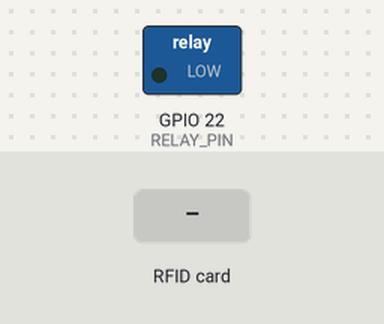
A sketch run on a simulated ESP32. On the bench: switched loads named in the sketch (green lamp = pin HIGH). The test bench sets the inputs (shaded band). What the sketch prints to the serial monitor is not drawn.

Above: at 1.2 s.
1.3 s: RFID card 4E 8A D6 C5 held to the reader
At 1.7 s:
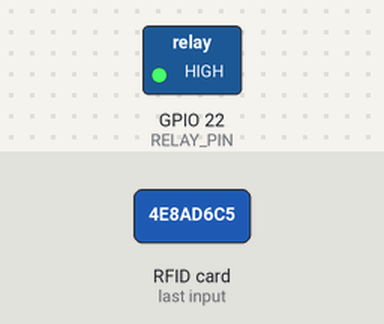
4.3 s: RFID card AE 8A D6 C5 held to the reader
At 7.1 s:
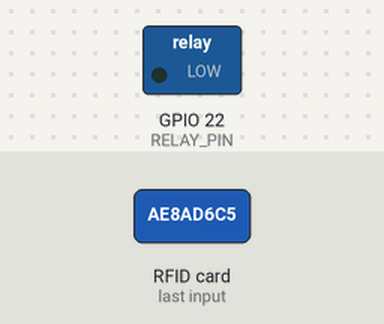
7.3 s: RFID card 4E 0A D6 C5 held to the reader
At 7.6 s:
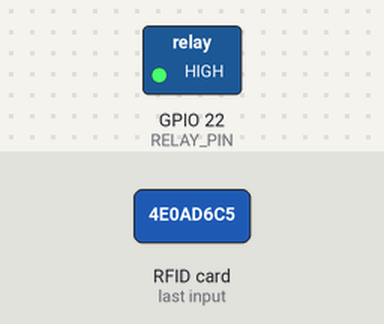
Timing chart, 0 to 10.8 s (numbered marks = the images above; inputs shaded):
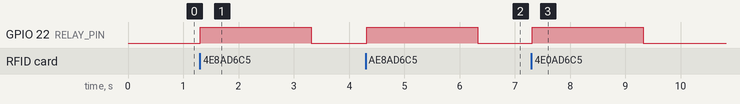

The sketch:

RFID_ContentReading.ino
```cpp
/*
   This ESP32 code is created by esp32io.com

   This ESP32 code is released in the public domain

   For more detail (instruction and wiring diagram), visit https://esp32io.com/tutorials/esp32-rfid-nfc-relay
*/

#include <SPI.h>
#include <MFRC522.h>

#define SS_PIN    5  // ESP32 pin GIOP5
#define RST_PIN   27 // ESP32 pin GIOP27
#define RELAY_PIN 22 // ESP32 pin GIOP22 connects to relay

#define CM_PIN 22 // ESP32 pin GIOP26 connects to Dobot Arm

MFRC522 rfid(SS_PIN, RST_PIN);

MFRC522::MIFARE_Key key;

// Read from excel or something else //TAG_A: 4E 8A D6 C5 | TAG_B: AE 8A D6 C5 | TAG_C: 4E 0A D6 C5 | TAG_D: CE 1A D6 C5 | TAG_E: 6E 1A D6 C5
byte authorizedUIDs[][4] = {
  {0x4E, 0x8A, 0xD6, 0xC5},
  {0xAE, 0x8A, 0xD6, 0xC5},
  {0x4E, 0x0A, 0xD6, 0xC5},
  {0xCE, 0x1A, 0xD6, 0xC5},
  {0x6E, 0x1A, 0xD6, 0xC5}
};

byte bufferLen = 18;
byte readBlockData[18];
enum readerState {Idle, True, False};

readerState GetReaderState();

void setup() {
  Serial.begin(9600);
  SPI.begin(); // init SPI bus
  rfid.PCD_Init(); // init MFRC522
  pinMode(RELAY_PIN, OUTPUT);   // initialize pin as an output.
  digitalWrite(RELAY_PIN, LOW); // deactivate the relay
  for (byte i = 0; i < 6; i++) key.keyByte[i] = 0xFF; //Key

  pinMode(CM_PIN, OUTPUT);
  digitalWrite(CM_PIN, LOW);

  Serial.println("Tap an RFID/NFC tag on the RFID-RC522 reader...");
}

void loop() {
  switch (GetReaderState()) {

    case Idle:
      break;

    case True:
      /* Print the data read from block */
      digitalWrite(CM_PIN, HIGH);
      ReadDataFromBlock(1, readBlockData);
      Serial.print("\nType      : ");
      for (int j = 0 ; j < 16 ; j++) Serial.write(readBlockData[j]);
      ReadDataFromBlock(2, readBlockData);
      Serial.print("\nRemaining : ");
      for (int j = 0 ; j < 16 ; j++) Serial.write(readBlockData[j]);
      Serial.print(" ml\n");
      delay(2000);
      digitalWrite(CM_PIN, LOW);
      break;

    case False:
      Serial.print("\nTag not recognised\n");
      delay(2000);
      break;
  }

  rfid.PICC_HaltA(); // halt PICC
  rfid.PCD_StopCrypto1(); // stop encryption on PCD
}


readerState GetReaderState() {
  if (!rfid.PICC_IsNewCardPresent()) return Idle; // new tag is available
  if (!rfid.PICC_ReadCardSerial()) return Idle; // NUID has been readed

  MFRC522::PICC_Type piccType = rfid.PICC_GetType(rfid.uid.sak);

  for (int i = 0; i < sizeof(authorizedUIDs) / sizeof(authorizedUIDs[0]); i++)
    if (rfid.uid.uidByte[0] == authorizedUIDs[i][0] &&
        rfid.uid.uidByte[1] == authorizedUIDs[i][1] &&
        rfid.uid.uidByte[2] == authorizedUIDs[i][2] &&
        rfid.uid.uidByte[3] == authorizedUIDs[i][3] ) return True;
  return False;
}

void ReadDataFromBlock(int blockNum, byte readBlockData[])
{
  /* Authenticating the desired data block for Read access using Key A */
  byte status = rfid.PCD_Authenticate(MFRC522::PICC_CMD_MF_AUTH_KEY_A, blockNum, &key, &(rfid.uid));
  if (status != MFRC522::STATUS_OK) return;

  /* Reading data from the Block */
  status = rfid.MIFARE_Read(blockNum, readBlockData, &bufferLen);
  if (status != MFRC522::STATUS_OK) return;
}
```

Measured:
- after the input at 1.3 s, GPIO 22 (RELAY_PIN): LOW → HIGH at once, → LOW 2.0 s later
- after the input at 4.3 s, GPIO 22 (RELAY_PIN): LOW → HIGH at once, → LOW 2.0 s later
- after the input at 7.3 s, GPIO 22 (RELAY_PIN): LOW → HIGH at once, → LOW 2.0 s later
